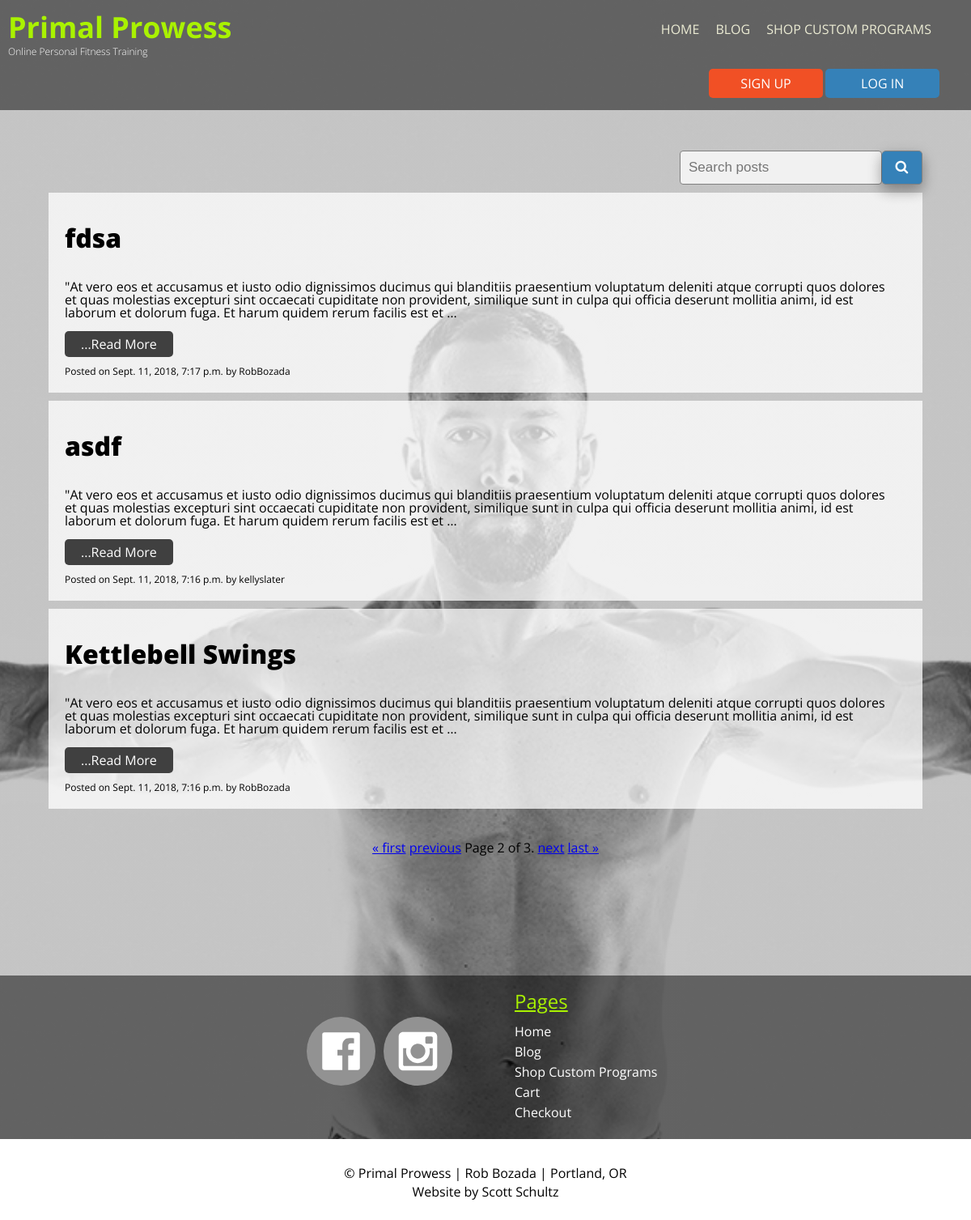
Page /accounts/blog/?page=2 on the committed database.
### accounts/models.py (models this page shows, shortened)
class Blog(models.Model):
    title = models.CharField(max_length=200)
    author = models.ForeignKey(User, related_name='blogs', on_delete=models.CASCADE)
    date = models.DateTimeField(auto_now_add=True)
    content = models.TextField()
    slug = models.SlugField(blank=True, null=True, unique=True)
    category = models.ForeignKey('Category', default=1, related_name='blogs', on_delete=models.SET_DEFAULT)
    image = models.ImageField(upload_to=blog_image_uh, blank=True, null=True)
    alt_text = models.CharField(max_length=30, blank=True, null=True)
    youtube = models.CharField(max_length=255, blank=True, null=True)
    fitness_library = models.BooleanField(default=True)
    class Meta:
        ordering = ['-pk']

class User(AbstractUser):
    first_name = models.CharField(max_length=30)
    last_name = models.CharField(max_length=30)
    bio = models.TextField()
    email = models.CharField(max_length=30)
    height = models.CharField(max_length=30, blank=True)
    weight = models.CharField(max_length=30, blank=True)
    goals = models.CharField(max_length=500, blank=True)
    profile_img = models.ImageField(upload_to=profile_img_uh, blank=True, null=True)

### accounts/views.py (the view, shortened to what this page needs)
# urls.py: path('blog/', views.blog, name='blog_home'),
def blog(request):
    blog_list = Blog.objects.filter(fitness_library=False)
    p = Paginator(blog_list, 3)
    page = request.GET.get('page')
    blog_list = p.get_page(page)
    return render(request, "accounts/blog_home.html", {'blogs': blog_list})

### accounts/templates/accounts/blog_home.html (shortened to what this page needs)
{% extends 'base.html' %}
{% load static %}
{% block content %}
    <form class="search" method="POST" action="">
        <input class="search-bar" type="text" name="q" placeholder="Search posts">
        <button class="search-button" type="submit"><i class="fa fa-search"></i></button>
    </form>
    {% for b in blogs %}
        <main class="blog">
            <div class="blog">
                <h2 class="blog-title"> {{ b.title }}</h2>
                <p class="blog-text">{{ b.content|safe|truncatewords:'50'|linebreaks }}</p>
                <a href="{% url 'blog_single_view' b.category.slug b.slug %}" class="read-more">...Read More</a>
            </div>
            <div class="card-footer text-muted">
                Posted on {{ b.date }} by {{ b.author.username }}
            </div>
        </main>
    {% endfor %}
    <div class="pagination">
            <span class="step-links">
                {% if blogs.has_previous %}
                    <a href="?page=1">&laquo; first</a>
                    <a href="?page={{ blogs.previous_page_number }}">previous</a>
                {% endif %}
                <span class="current">
                    Page {{ blogs.number }} of {{ blogs.paginator.num_pages }}.
                </span>
                {% if blogs.has_next %}
                    <a href="?page={{ blogs.next_page_number }}">next</a>
                    <a href="?page={{ blogs.paginator.num_pages }}">last &raquo;</a>
                {% endif %}
            </span>
    </div>
{% endblock %}

### accounts/static/styles/style.css (style rules this page uses)
body { background: linear-gradient(rgba(64, 64, 64, 0.3), rgba(64, 64, 64, 0.3)), url("/static/accounts/img/rob_correct_crop.jpg"); background-repeat: no-repeat; background-attachment: fixed; background-position: center; background-size: cover; font-family: 'Open Sans', sans-serif; }
main { margin: 0; }
button { background-color: #404040; color: white; border-radius: 5px; box-shadow: 0 8px 16px 0 rgba(0, 0, 0, 0.2), 0 6px 20px 0 rgba(0, 0, 0, 0.19); font-size: 20px; padding: 10px 30px; }
main.blog { background: rgba(255, 255, 255, 0.75); margin: 10px 5%; padding: 20px 20px; }
main.blog h2 { padding: 20px 20px; font-size: 2em; color: black; font-weight: 800; }
main.blog h2.blog-title { padding: 20px 0; }
main.blog p { padding: 3px 10px 10px 0px; }
div.pagination { text-align: center; margin: 40px 0; }
form.search { display: flex; justify-content: flex-end; margin-right: 5%; margin-top: -450px; }
form.search input { margin: 0; padding: 10px; font-size: 17px; border: 1px solid grey; float: left; width: 80%; background: #f1f1f1; }
form.search input.search-bar { width: 250px; }
form.search button.search-button { float: left; width: 50px; padding: 10px; background: #3581B8; color: white; font-size: 17px; border: 1px solid grey; border-left: none; cursor: pointer; }
a.read-more { width: 100%; text-align: center; padding: 5px 20px; background-color: #404040; color: white; text-decoration: none; border-radius: 5px; }
.card-footer { margin: 20px 0 0 0; font-size: .75em; }
form input { width: 30%; padding: 12px 2px; margin: 0 4% 3% 4%; display: inline-block; border: 1px solid black; box-sizing: border-box; border-radius: 4px; cursor: pointer; }

### rows in the picture
Blog: title "fdsa", content "\"At vero eos et accusamus et iusto odio dignissimos ducimus qui blanditiis praesentium voluptatum deleniti atque corrupti quos dolores et quas molestias excepturi sint occaecati cupiditate non provident, similique sunt in culpa qui officia deserunt mollitia animi, id est laborum et dolorum fuga. Et harum quidem rerum facilis est et …", date "Sept. 11, 2018, 7:17 p.m.", author.username "RobBozada"
Blog: title "asdf", content "\"At vero eos et accusamus et iusto odio dignissimos ducimus qui blanditiis praesentium voluptatum deleniti atque corrupti quos dolores et quas molestias excepturi sint occaecati cupiditate non provident, similique sunt in culpa qui officia deserunt mollitia animi, id est laborum et dolorum fuga. Et harum quidem rerum facilis est et …", date "Sept. 11, 2018, 7:16 p.m.", author.username "kellyslater"
Blog: title "Kettlebell Swings", content "\"At vero eos et accusamus et iusto odio dignissimos ducimus qui blanditiis praesentium voluptatum deleniti atque corrupti quos dolores et quas molestias excepturi sint occaecati cupiditate non provident, similique sunt in culpa qui officia deserunt mollitia animi, id est laborum et dolorum fuga. Et harum quidem rerum facilis est et …", date "Sept. 11, 2018, 7:16 p.m.", author.username "RobBozada"

### other values in the picture
{{ blogs.number }} "2"
{{ blogs.paginator.num_pages }} "3"
